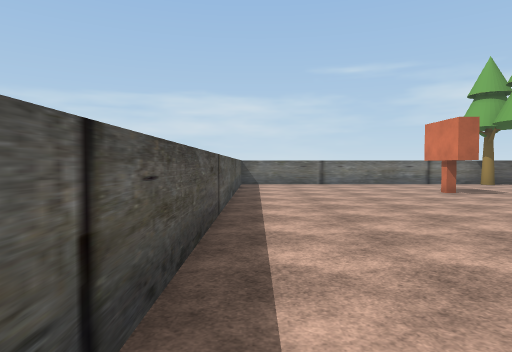
[1] (above)

17 first-person views from a walk through a 3-D level made in the Unity game engine. The camera is 1.5 m above the floor, tilts 2° down and sees 75° across. The floor is counted in squares, 2 m on a side. Each view is taken from the middle of a square. On the plan, view 1 faces up. The plan holds only what a view shows up to about 11 squares ahead; the rest is blank. The place goes on beyond the plan. The player character is not drawn. Some surface patterns are stand-ins.

[2]
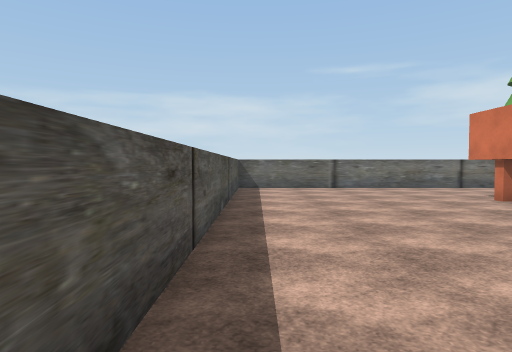

[3]
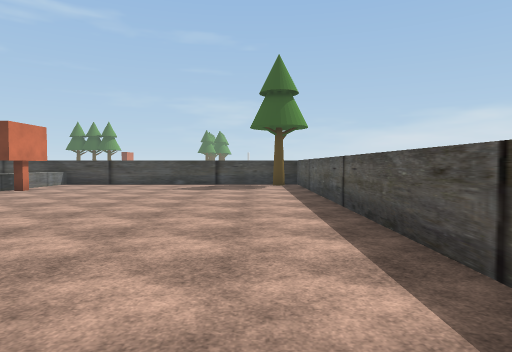

[4]
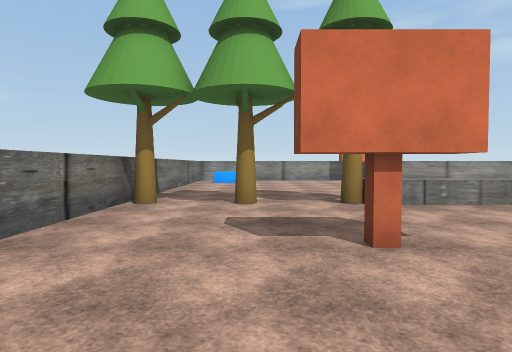

[5]
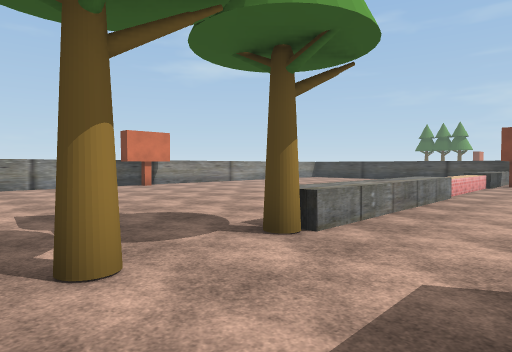

[6]
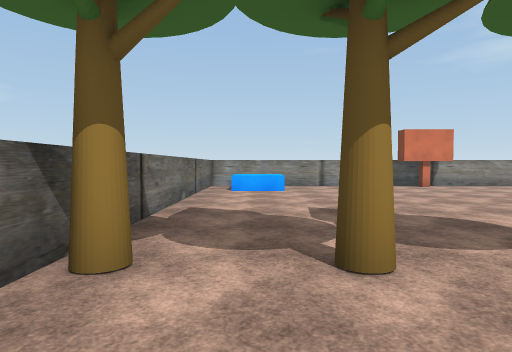

[7]
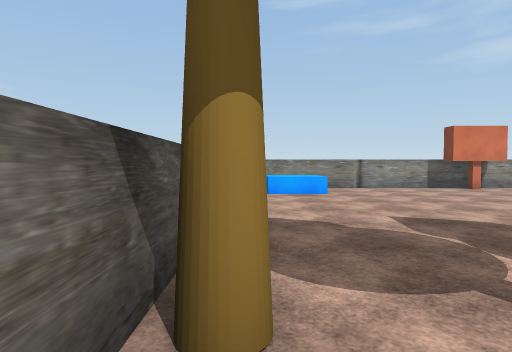

[8]
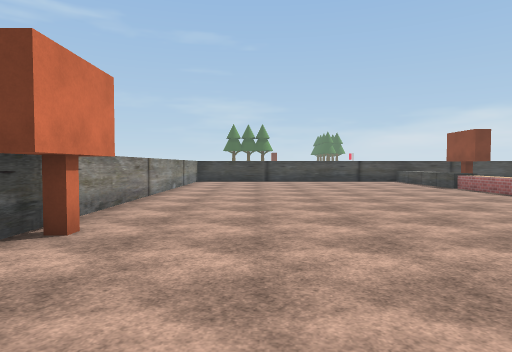

[9]
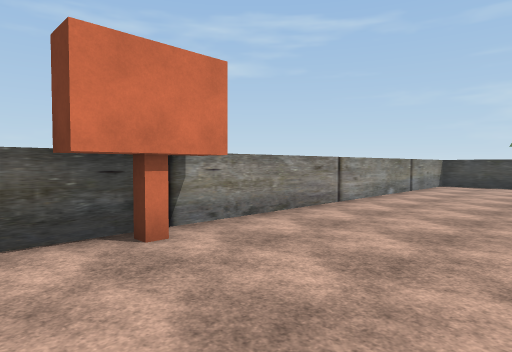

[10]
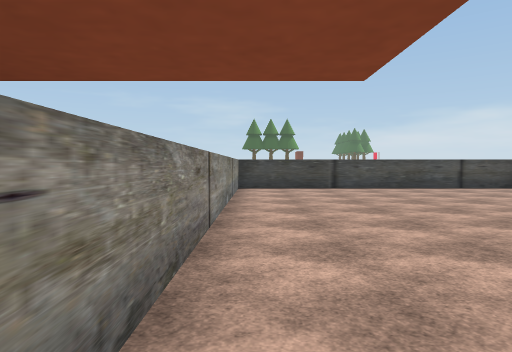

[11]
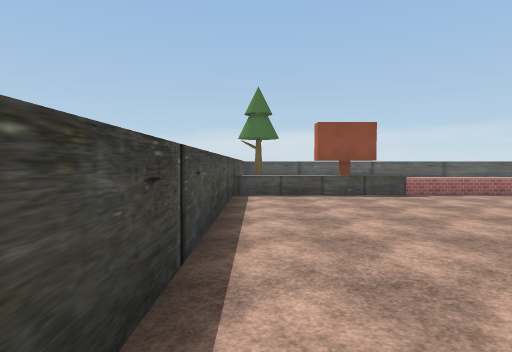

[12]
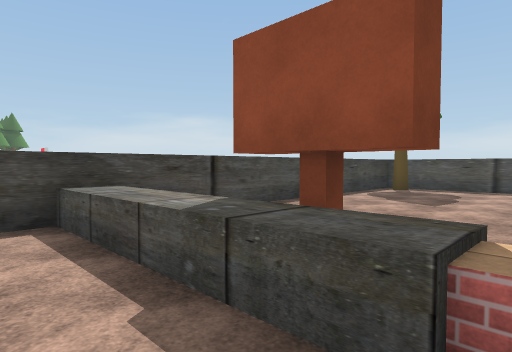

[13]
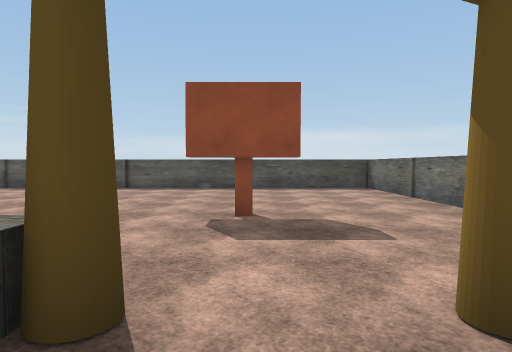

[14]
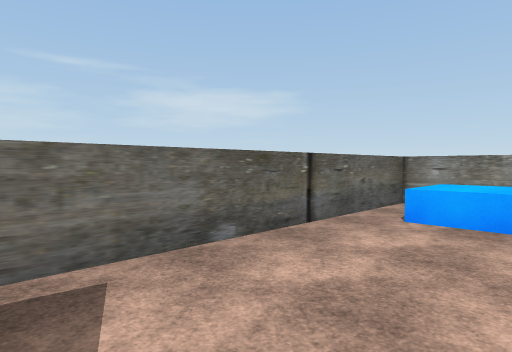

[15]
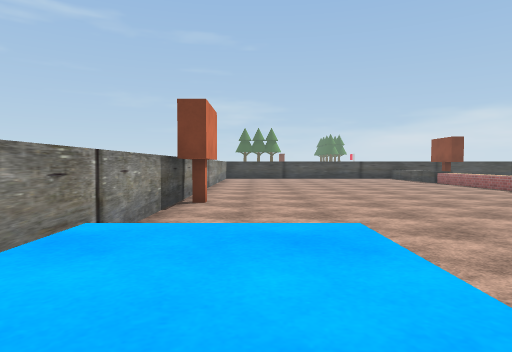

[16]
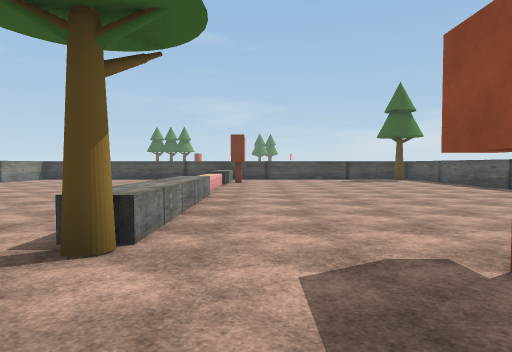

[17]
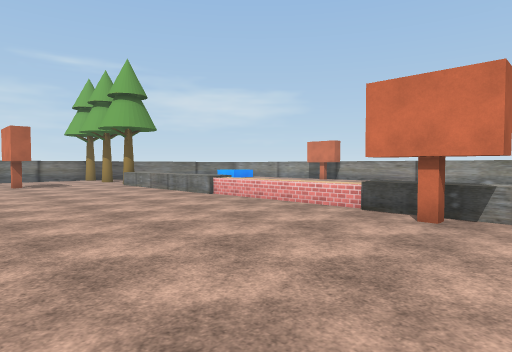

### Floor plan
Key: @ floor where view 1 was taken; # wall or solid block; . floor; = window, fence, low wall or low ledge; ^ raised ledge; O other object.
Columns run from 1 left of view 1 to 18 right of it. Each row starts with its distance up from view 1.
 13 ####################
 12 #.........O........#
 11 #................^^#
 10 #........O.........#
  9 #.....#............#
  8 #.........O........#
  7 #.........^........#
  6 #.........^.......##
  5 #.........^........#
  4 #.........^........#
  3 #.........^........#
  2 #.........^........#
  1 #.........^........#
  0 #@........^........#
 -1 #.........^........#
 -2 #.........^........#
 -3 #........=^........#
 -4 #.........^........#
 -5 #O.....  .^........#
 -6 ####################

Positions as (right, up) in squares from view 1, and headings:
1: (0, 0), facing up
2: (0, 2), facing up
3: (1, 7), facing down
4: (2, 10), facing right
5: (6, 11), facing down-right
6: (6, 11), facing right
7: (7, 12), facing right
8: (15, 9), facing down
9: (14, 7), facing down-right
10: (17, 5), facing down
11: (17, -5), facing left
12: (10, -1), facing down-left
13: (10, 9), facing left
14: (11, 10), facing up-right
15: (16, 12), facing down
16: (7, 11), facing down
17: (3, -4), facing up-right
